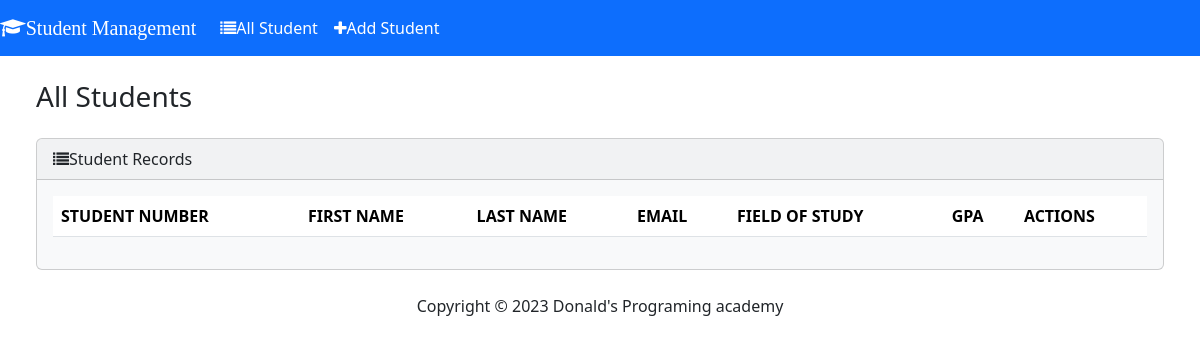
Before: / with the older database file.
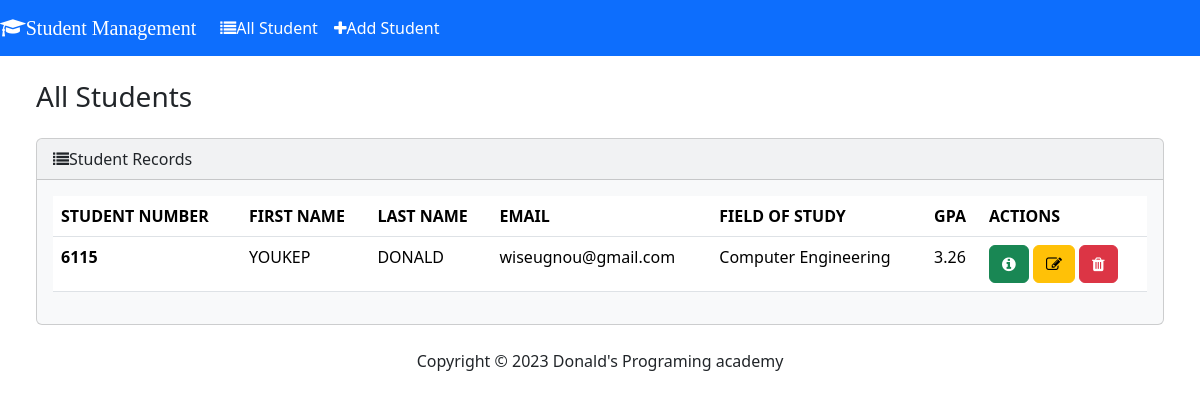
After: the same page with the newer database file.
### students/models.py (models this page shows, shortened)
class Student(models.Model):
    student_number = models.PositiveBigIntegerField()
    first_name = models.CharField(max_length=50)
    last_name = models.CharField(max_length=50)
    email = models.EmailField(max_length=100)
    field_of_study = models.CharField(max_length=50)
    gpa = models.FloatField()

### students/views.py (the view)
# urls.py: path('', views.index, name='index')
def index(request):
    students = Student.objects.all()
    context = {'students': students}
    return render(request, 'students/index.html', context)

### templates/students/index.html (shortened to what this page needs)
{% load static %}
<!DOCTYPE html>
<html lang="en">
<head>
    <link rel="stylesheet" href="https://cdnjs.cloudflare.com/ajax/libs/font-awesome/4.7.0/css/font-awesome.min.css">
    {% load bootstrap5 %}
    {% bootstrap_css %}
</head>
<body>
    <nav class="navbar navbar-expand-lg navbar-dark bg-primary">
        <a class="navbar-brand" href="#"><span class="fa fa-graduation-cap lg">Student Management</span></a>
        <div class="collapse navbar-collapse" id="navbarNavAltMarkup">
          <div class="navbar-nav">
            <a class="nav-link active" href="#"><i class="fa fa-list"></i>All Student</a>
            <a class="nav-link active" href="#"><i class="fa fa-plus"></i>Add Student</a>
          </div>
        </div>
      </nav>
      <div class="container-fluid">
        <h3 class="m-4">All Students</h3>
        <div class="row">
            <div class="col-12">
                <div class="card bg-light ms-4 me-4 mb-4">
                    <div class="card-header"><i class="fa fa-list"></i>Student Records</div>
                    <div class="card-body">
                     <table>
                      <table class="table table-hover">
                        <thead>
                          <tr>
                            <th scope="col">STUDENT NUMBER</th>
                            <th scope="col">FIRST NAME</th>
                            <th scope="col">LAST NAME</th>
                            <th scope="col">EMAIL</th>
                            <th scope="col">FIELD OF STUDY</th>
                            <th scope="col">GPA</th>
                            <th scope="col">ACTIONS</th>
                          </tr>
                        </thead>
                        <tbody>
                          {% for student in students %}
                            <tr>
                              <th scope="row">{{student.student_number}}</th>
                              <td>{{student.first_name}}</td>
                              <td>{{student.last_name}}</td>
                              <td>{{student.email}}</td>
                              <td>{{student.field_of_study}}</td>
                              <td>{{student.gpa}}</td>
                              <td>
                                <a href="#" class="btn btn-success"><i class="fa fa-info-circle"></i></a>
                                <a href="#" class="btn btn-warning"><i class="fa fa-edit"></i></a>
                                <a href="#"" class="btn btn-danger"><i class="fa fa-trash"></i></a>
                              </td>
                            </tr>
                          {% endfor %}
                        </tbody>
                      </table>
                    </div>
                </div>
            </div>
        </div>
      </div>
      <footer class="mt-auto mb-4">
        <div class="text-center">
            <span>
                Copyright &copy; <script>document.write(new Date().getFullYear())</script> Donald's Programing academy
            </span>
        </div>
      </footer>
</body>
</html>

Changed rows visible on the page:
added Student: student_number "6115", first_name "YOUKEP", last_name "DONALD", email "wiseugnou@gmail.com", field_of_study "Computer Engineering", gpa "3.26"
